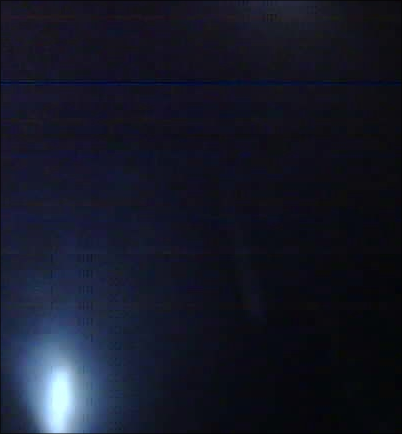
#> input picture src/robotFz_ball_detector/robotFz_ball_detector/ball_image.png, 402 x 434 px
$ python get_hsv.py
#> lines starting #> are read from the running program, lines starting #| are printed output that depends on the picture; after the words box and inside, x2 and y2 are one past the last pixel; in counts of white or black regions, pixels touching at a corner belong together; long printed decimals are rounded
import cv2 as cv
import numpy as np

# Load the image of the blue ball (replace with your image path)
img = cv.imread("ball_image.png")
#> img is the input picture: shape (434, 402, 3); mean B, G, R 38.8, 24.3, 21.5

if img is None:
    print("Error: Could not read image.")
else:
    # Convert to HSV
    hsv = cv.cvtColor(img, cv.COLOR_BGR2HSV)
#> hsv: shape (434, 402, 3); mean H, S, V 116.4, 119.1, 38.8

    # Define a mask for the area of the ball (you might want to draw a small box around the ball)
    mask = np.zeros(img.shape[:2], dtype="uint8")
    cv.rectangle(mask, (50, 50), (100, 100), (255), -1)  # Example - adjust coordinates
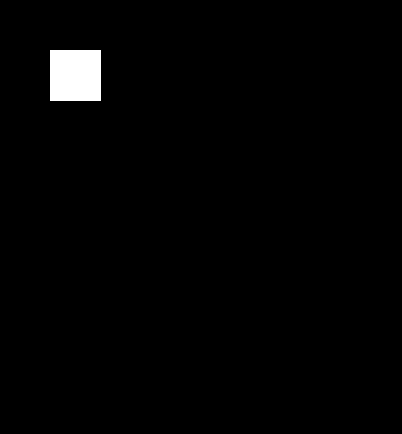
#> mask: shape (434, 402); 1.5% white; 1 white region, box (x1, y1, x2, y2) and area: (50, 50, 101, 101) 2601

    # Extract region of interest (the ball area)
    masked_hsv = cv.bitwise_and(hsv, hsv, mask=mask)
#> masked_hsv: shape (434, 402, 3); mean H, S, V 1.8, 1.9, 0.6

    # Compute the mean color from the mask region
    mean_hsv = cv.mean(masked_hsv)[0:3]
#> mean_hsv = (1.81, 1.91, 0.564)

    # Print the average HSV values for the detected region
    print(
        f"The average HSV of the ball: H={mean_hsv[0]}, S={mean_hsv[1]}, V={mean_hsv[2]}"
    )
#| The average HSV of the ball: H=1.808, S=1.905, V=0.5642

    # Display the image and mask region
    cv.imshow("Original Image", img)
    cv.imshow("Masked HSV", masked_hsv)
    cv.waitKey(0)
    cv.destroyAllWindows()
